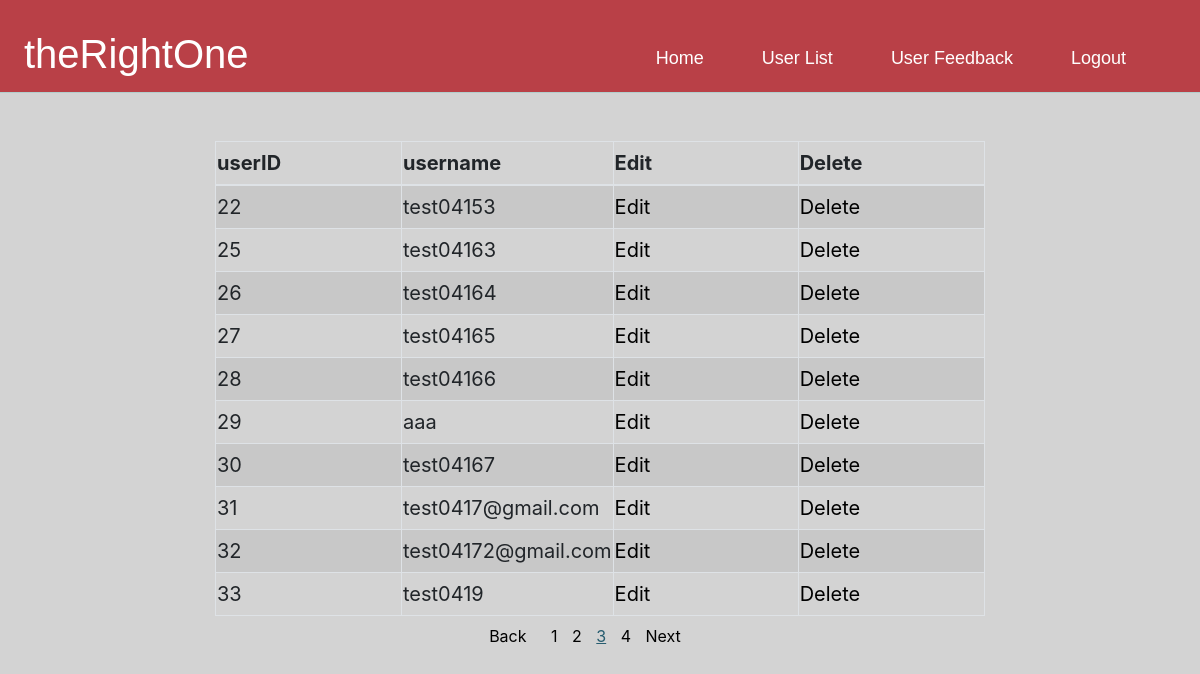
/views/user_list.php?page=3, run on an earlier commit of the app's database.
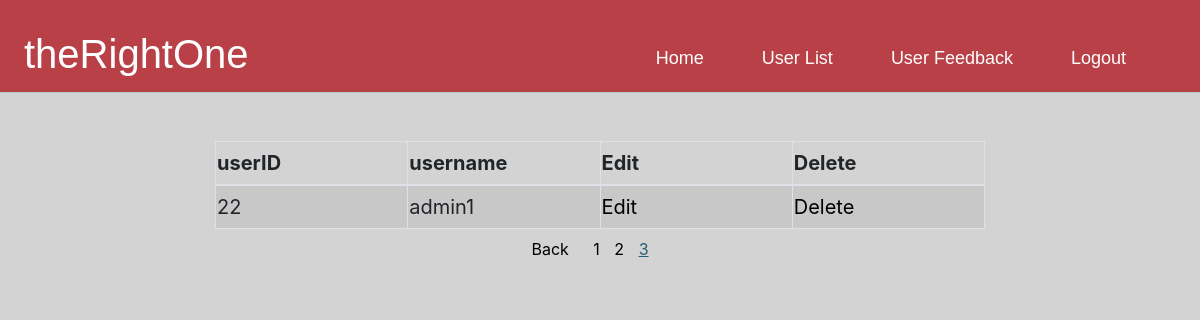
And on a later commit of the database.
### tables this page shows
CREATE TABLE `users` (
  `user_id` int(11) NOT NULL,
  `username` varchar(255) NOT NULL,
  `address` varchar(255) NOT NULL,
  `age` varchar(3) NOT NULL,
  `gender` varchar(10) NOT NULL,
  `like_gender` varchar(10) NOT NULL,
  `job` varchar(255) NOT NULL,
  `school` varchar(255) NOT NULL,
  `hobby` varchar(255) NOT NULL,
  `profile_comment` varchar(200) NOT NULL,
  `user_image1` varchar(255) DEFAULT NULL,
  `user_image2` varchar(255) DEFAULT NULL,
  `user_image3` varchar(255) DEFAULT NULL
);

### class/Database.php (called while the page is built, shortened)
<?php
    class Database{
        private $servername = 'localhost';
        private $db_username = 'root';
        private $db_password = '';
        private $database = 'portfolio';
        public function __construct()
        {
            $this->conn = new mysqli($this->servername,$this->db_username,$this->db_password,$this->database);
            return $this->conn;
        }
    }
?>

### action/userAction.php (called while the page is built, shortened)
<?php
    require_once '../class/User.php';
    $user = new User();
?>

### class/User.php (called while the page is built, shortened)
<?php
    require_once "Database.php";
    class User extends Database{
        public function getAllUsers(){
            $sql = "SELECT * FROM users";
            $result = $this->conn->query($sql);
            if($result->num_rows > 0){
                while($tableData = $result->fetch_assoc()){
                $dataHolder[] = $tableData;
            }
                return $dataHolder;
            }else{
                die("No record Found: ".$this->conn->error);
            }
        }
        public function countUsers(){
            $sql = "SELECT COUNT(*) AS cnt FROM users";
            $result = $this->conn->query($sql);
            if($result->num_rows>0){
                return $result->fetch_assoc();
            }else{
                return FALSE;
            }
        }
        public function getTenUsers($start){
            $sql = "SELECT * FROM users LIMIT $start,10";
            $result = $this->conn->query($sql);
            if($result->num_rows>0){
                while($tableData = $result->fetch_assoc()){
                    $dataHolder[] = $tableData;
                }
                return $dataHolder;
            }else{
                return FALSE;
            }
        }
    }
?>

### views/user_list.php (the view, shortened to what the changed rows need)
<?php
    include '../action/userAction.php';
    $allUsers = $user->getAllUsers();
    $page = $_GET['page'];
      $page = max($page,1);
      $cntUsers = $user->countUsers();
      $maxPage = ceil($cntUsers['cnt'] / 10);
      $page = min($page,$maxPage);
      $start = ($page -1) * 10;
      $tenUsers = $user->getTenUsers($start);
      $pages = array();
      for($i=1; $i<=$maxPage; $i++){
        array_push($pages,$i);
      };
?>
<!doctype html>
<html lang="en">
  <head>
    <link rel="stylesheet" href="https://stackpath.bootstrapcdn.com/bootstrap/4.3.1/css/bootstrap.min.css">
    <link rel="stylesheet" href="../css/style.css">
    <link rel="stylesheet" href="../css/admin.css">
  </head>
  <body>
    <div class="container-fluid">
      <div class="row">
        <div class="col-md-8 offset-md-2 col-sm-12">
          <table class="mx-auto table-bordered table-striped mt-5 table-hover w-100">
            <thead>
              <tr>
                <th class="w-25">userID</th>
                <th class="w-25">username</th>
                <th class="w-25">Edit</th>
                <th class="w-25">Delete</th>
             </tr>
            </thead>
            <tbody>
              <?php
                foreach($tenUsers as $eachUser):
              ?>
              <tr>
                <td><?php echo $eachUser['user_id']?></td>
                <td><?php echo $eachUser['username'] ?></td>
                <td><a href="user_profile.php?user_id=<?php echo $eachUser['user_id']?>">Edit</a></td>
                <td><a href="user_delete.php?user_id=<?php echo $eachUser['user_id'] ?>">Delete</td>
              </tr>
              <?php
                endforeach;
              ?>
            </tbody>
          </table>
          <ul class="p-0 mt-2 overflow-hidden page">
            <?php if($page > 1):?>
                <li><a href="user_list.php?page=<?php print(htmlspecialchars($page-1))?>" class="">Back</a></li>
            <?php endif; ?>
            <?php foreach($pages as $eachPage): ?>
              <?php if($eachPage == $page): ?>
                <a href="user_list.php?page=<?php print(htmlspecialchars($eachPage))?>" class="thisPage"><?php echo $eachPage ?></a>
              <?php else: ?>
                <a href="user_list.php?page=<?php print(htmlspecialchars($eachPage))?>" class=""><?php echo $eachPage ?></a>
              <?php endif; ?>
            <?php endforeach; ?>
            <?php if($page < $maxPage): ?>
              <li class=""><a href="user_list.php?page=<?php print(htmlspecialchars($page+1))?>" class="">Next</a></li>
            <?php endif; ?>
          </ul>
        </div>
      </div>
    </div>
  </body>
</html>

What changed in the data, as far as the page shows it:
removed users: user_id "25", username "test04163"
removed users: user_id "26", username "test04164"
removed users: user_id "27", username "test04165"
removed users: user_id "28", username "test04166"
removed users: user_id "29", username "aaa"
removed users: user_id "30", username "test04167"
removed users: user_id "31", username "test0417@gmail.com"
removed users: user_id "32", username "test04172@gmail.com"
removed users: user_id "33", username "test0419"
changed users id 22: username "test04153" → "admin1"
Also different on the page:
list line gone: "4"
text no longer shown: "Next"
